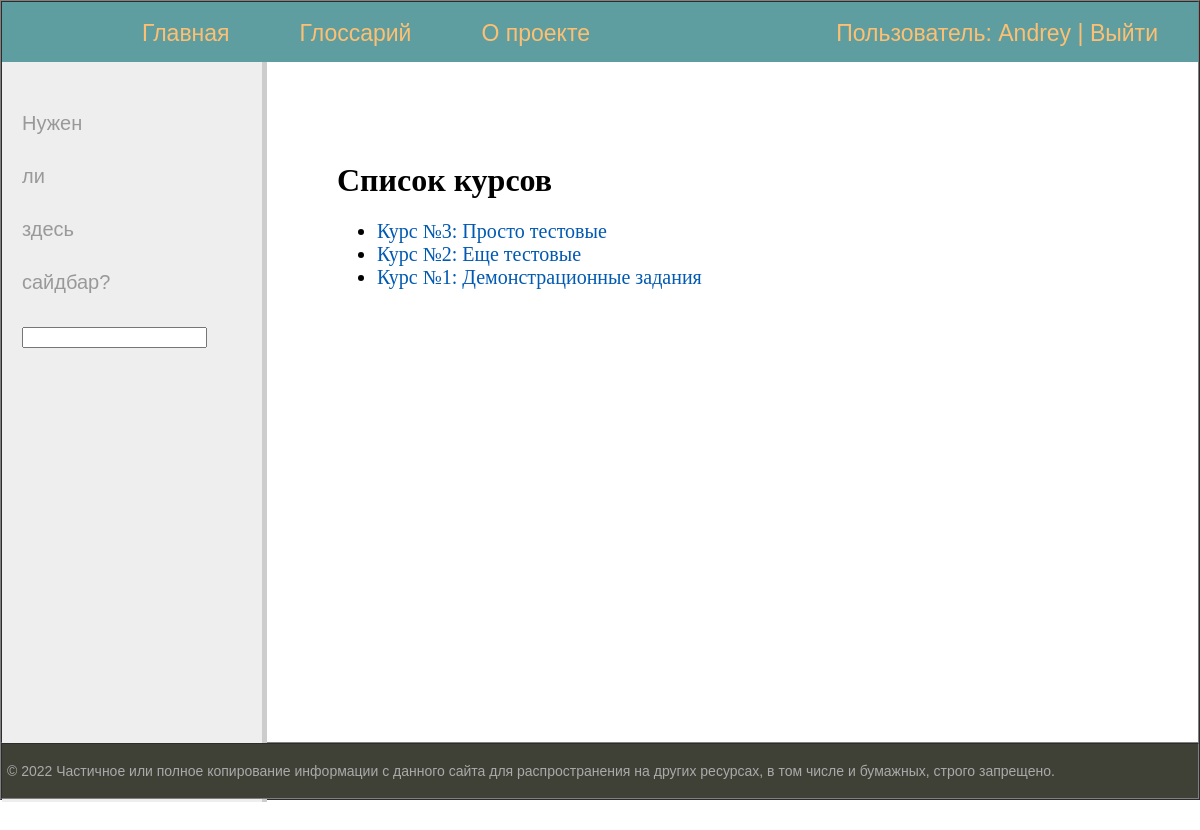
The app's page / (signed in) with its own data.
### kalm_quizes/models.py (models this page shows, shortened)
class Quiz(models.Model):
    quiz_number = models.IntegerField(default=0)
    quiz_name = models.CharField(max_length=150)
    class Meta:
        verbose_name = 'Курс'
        verbose_name_plural = 'Курсы'

### kalm_quizes/views.py (the view)
# urls.py: path('', views.index_page, name='index'),
def index_page(request):
    title = 'Список курсов'
    quizes_list = Quiz.objects.all()
    context = {
        'title': title,
        'menu': menu,
        'quizes_list': quizes_list
    }
    return render(request, 'kalm_quizes/index.html', context)

### templates/kalm_quizes/index.html (shortened to what this page needs)
{% extends 'kalm_quizes/base_template_1.html' %}
{% block content %}
<h1>{{title}}</h1>
{% if quizes_list %}
        <ul>
            {% for quiz in quizes_list %}
            <li><a href="{% url 'kalm_quizes:quiz_page' quiz.id %}">Курс №{{quiz.quiz_number}}: {{quiz.quiz_name}}</a></li>
            {% endfor %}
            </ul>
    {% else %}
        <p>На данный момент курсы недоступны</p>
    {%  endif %}
{% endblock %}

### templates/kalm_quizes/base_template_1.html (shortened to what this page needs)
{% load static %}
<!DOCTYPE html>
<html>
<head>
	<link type="text/css" href="{% static 'kalm_quizes/css/styles.css' %}" rel="stylesheet" />
</head>
<body>
<table class="table-page" border="1" cellpadding="0" cellspacing="0">
<tr><td valign=top>
{% block mainmenu %}
		<div class="header">
			<ul id="mainmenu" class="mainmenu">
				<li class="logo"><a href=''><div class="logo"></div></a></li>
				<li><a href="{% url 'kalm_quizes:index' %}">Главная</a></li>
				<li><a href="{% url 'kalm_quizes:glossary' %}">Глоссарий</a></li>
				<li><a href="{% url 'kalm_quizes:about' %}">О проекте</a></li>
				{% if request.user.is_authenticated %}
					<li class="last"> <a href="{% url 'kalm_quizes:profile' %}">Пользователь: {{user.username}}</a> | <a href="{% url 'logout' %}">Выйти</a></li>
				{% else %}
					<li class="last"><a href="{% url 'kalm_quizes:register' %}">Регистрация</a> | <a href="{% url 'login' %}">Войти</a></li>
				{% endif %}
			</ul>
		</div>
{% endblock mainmenu %}
<table class="table-content" border=0 cellpadding="0" cellspacing="0">
<tr>
	<td valign="top" class="left-chapters">
		{% if quiz and request.user.is_authenticated %}
			<h4>Прогресс по курсу</h4>
				<ul id="leftchapters">{% for course, stat in quizes_stat %}
					{% if course.quiz_number == quiz.quiz_number %}
						{{stat}} /{{course.get_count_all}}
					{% endif %}
    			{% endfor %}</ul>
		{% else %}
		<ul id="leftchapters">
			<li>Нужен</li>
			<li>ли</li>
			<li>здесь</li>
			<li>сайдбар?</li>
			<li><input type="search" id="search" name="search"></li>
		</ul>
		{% endif %}
	</td>
<td valign="top" class="content">
	<div class="content-text">
{% block content %}
{% endblock %}
	</div>
</td></tr></table>
</td></tr>
<tr><td valign=top>
	<div id="footer">
		<p>&copy; 2022 Частичное или полное копирование информации с данного сайта для распространения на других ресурсах, в том числе и бумажных, строго запрещено.</p>
	</div>
</td></tr></table>
</body>
</html>

### kalm_quizes/static/kalm_quizes/css/styles.css (style rules this page uses)
html, body { font-family: 'Arial'; margin: 0 auto; padding: 0; height: 100%; width: 100%; color: #444; }
a { color: #0059b2; text-decoration: none; }
.table-page { width: 100%; height: 100%; vertical-align: top; }
.table-page tr { height: 100%; }
.header { background: #5F9EA0; height: 60px; }
.logo { background: url('../images/logo.png') no-repeat 10px 5px; width: 70px; height: 60px; }
ul.mainmenu { list-style: none ; margin: 0; padding: 20; height: 60px; color: #fdc073; font-size: 23px; overflow: hidden; }
ul.mainmenu li { float: left; margin: 18px 40px 0 30px; }
ul.mainmenu li.logo { margin: 0; }
ul.mainmenu li.last { float: right; }
ul.mainmenu li a { color: #fdc073; text-decoration: none; }
.table-content { width: 100%; min-height: 100%; height: 100%; }
.left-chapters { margin: 0; background: #eee; border-right: 5px solid #ccc; min-height: 100%; }
.left-chapters ul { width: 230px; min-height: 100%; margin: 0; padding: 20px 10px 10px 20px; list-style: none; font-size: 20px; }
.left-chapters ul li { margin: 30px 0 0 0; color: #999; }
.content { padding: 40px 20px 20px 40px; width: 100%; box-sizing: border-box; }
.content-text { margin: 60px 0 0 30px; color: #000; font-size: 20px; font-family: Yandex Sans Display Light; }
.content-text h1 { font-size: 32px; }
#footer { box-sizing: border-box; background: #3F4137; padding: 5px; color: #aaa; font-size: 14px; font-family: Verdana, Geneva, Arial, Helvetica; text-align: left; overflow: hidden; }

### records on screen
Quiz: quiz_number "3", quiz_name "Просто тестовые"
Quiz: quiz_number "2", quiz_name "Еще тестовые"
Quiz: quiz_number "1", quiz_name "Демонстрационные задания"

### other values on screen
{{ user.username }} "Andrey"
{{ title }} "Список курсов"
